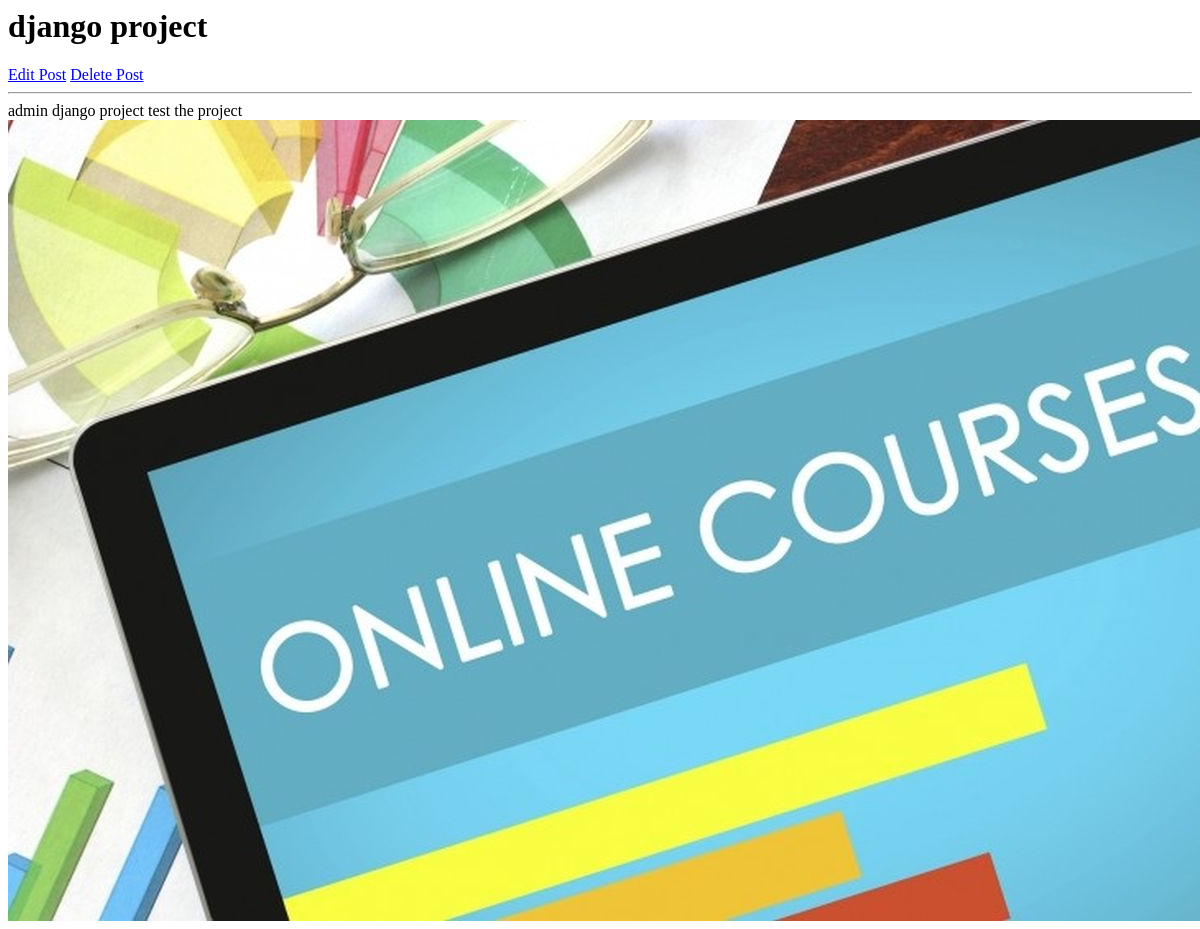
/blog/1, run on an earlier commit of the app's database.
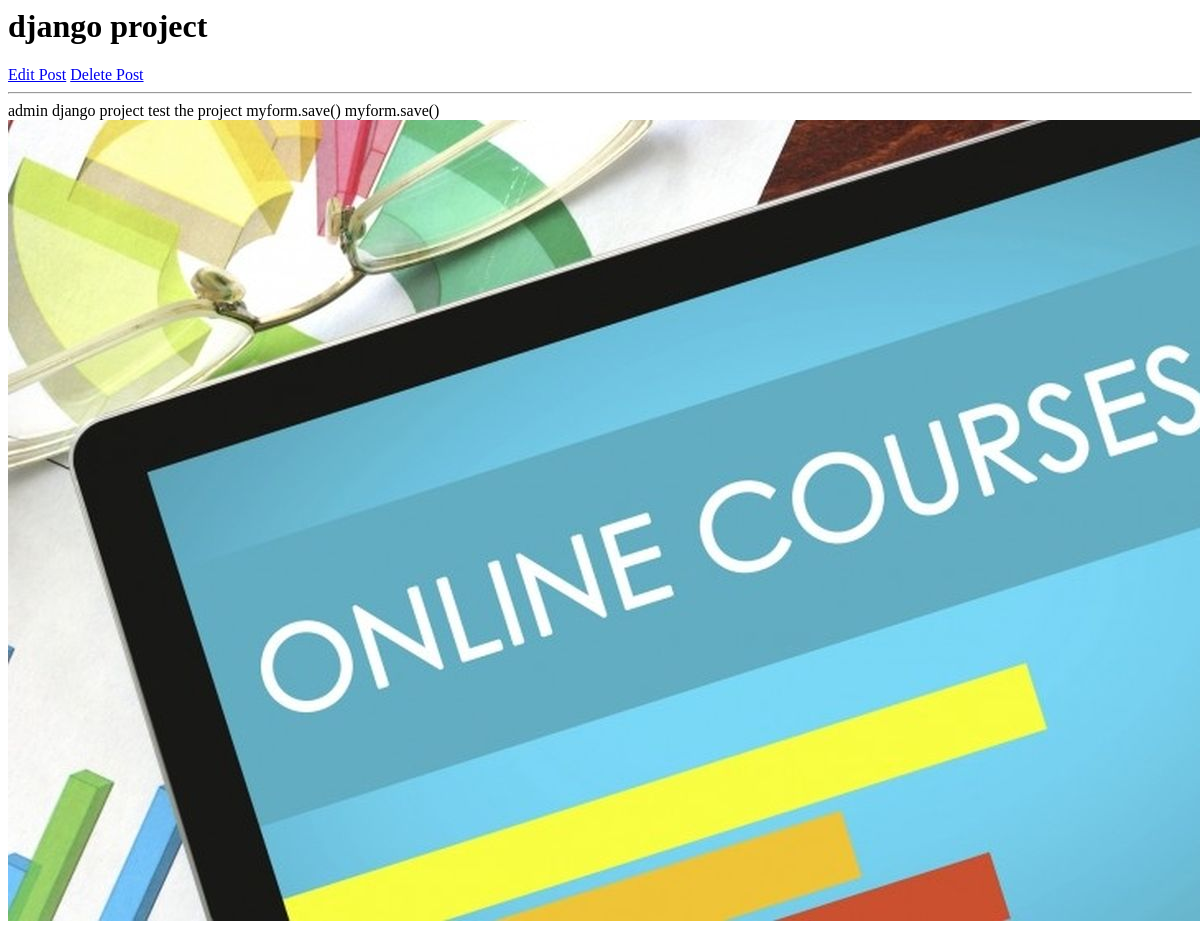
And on a later commit of the database.
### posts/models.py (models this page shows)
class post(models.Model):
    title=models.CharField(max_length=100)
    content=models.TextField(max_length=100000)
    image=models.ImageField(upload_to='posts/')
    author=models.ForeignKey(User,related_name='post_author',on_delete=models.CASCADE)
    tags = TaggableManager()
    def __str__(self):
        return self.title

### posts/views.py (the view)
def post_detail(request,id):
    Post= post.objects.get(id=id)
    return render(request,'single.html',{'data':Post})

### posts/templates/single.html
<h1> {{data}} </h1>
<a href="/blog{{data.id}}/edit">Edit Post</a>
<a href="/blog{{data.delete}}/delete">Delete Post</a>
<hr>
{{data.author}}
{{data.title}}
{{data.content|safe}}
<img src="{{data.image.url}}" alt="">

What changed in the data, as far as the page shows it:
changed post "django project": content "test the project" → "test the project myform.save() myform.save()"
